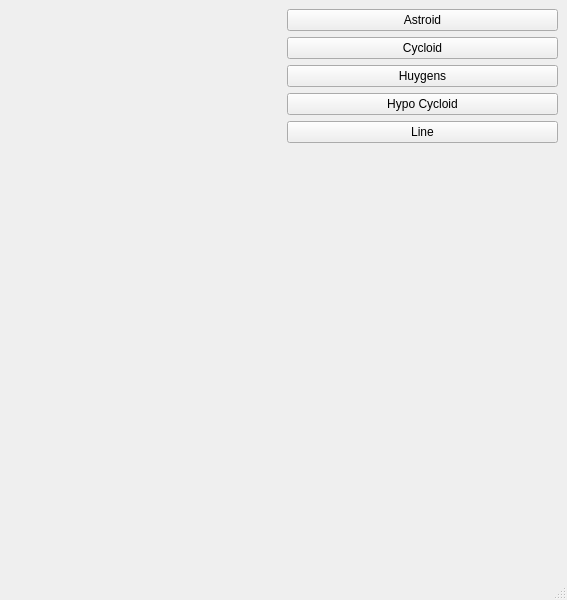
<?xml version="1.0" encoding="UTF-8"?>
<ui version="4.0">
 <class>MainWindow</class>
 <widget class="QMainWindow" name="MainWindow">
  <property name="geometry">
   <rect>
    <x>0</x>
    <y>0</y>
    <width>567</width>
    <height>600</height>
   </rect>
  </property>
  <property name="windowTitle">
   <string>MainWindow</string>
  </property>
  <widget class="QWidget" name="centralwidget">
   <layout class="QGridLayout" name="gridLayout">
    <item row="0" column="0">
     <layout class="QHBoxLayout" name="horizontalLayout">
      <item>
       <widget class="RenderArea" name="renderArea" native="true"/>
      </item>
      <item>
       <layout class="QVBoxLayout" name="verticalLayout">
        <item>
         <widget class="QPushButton" name="btnAstroid">
          <property name="text">
           <string>Astroid</string>
          </property>
         </widget>
        </item>
        <item>
         <widget class="QPushButton" name="btnCycloid">
          <property name="text">
           <string>Cycloid</string>
          </property>
         </widget>
        </item>
        <item>
         <widget class="QPushButton" name="btnHuygens">
          <property name="text">
           <string>Huygens</string>
          </property>
         </widget>
        </item>
        <item>
         <widget class="QPushButton" name="btnHypo">
          <property name="text">
           <string>Hypo Cycloid</string>
          </property>
         </widget>
        </item>
        <item>
         <widget class="QPushButton" name="btnLine">
          <property name="text">
           <string>Line</string>
          </property>
         </widget>
        </item>
        <item>
         <spacer name="verticalSpacer">
          <property name="orientation">
           <enum>Qt::Vertical</enum>
          </property>
          <property name="sizeHint" stdset="0">
           <size>
            <width>20</width>
            <height>40</height>
           </size>
          </property>
         </spacer>
        </item>
       </layout>
      </item>
     </layout>
    </item>
   </layout>
  </widget>
  <widget class="QStatusBar" name="statusbar"/>
 </widget>
 <customwidgets>
  <customwidget>
   <class>RenderArea</class>
   <extends>QWidget</extends>
   <header>renderarea.h</header>
   <container>1</container>
  </customwidget>
 </customwidgets>
 <resources/>
 <connections/>
</ui>
